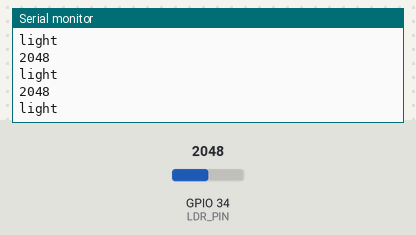
Bench run of a sketch on a simulated ESP32. Parts: the last lines printed to the serial monitor. The test bench sets the inputs (shaded band); at power-on: GPIO 34 (LDR_PIN) = 2048.

Above: at 1.2 s.
1.3 s: GPIO 34 (LDR_PIN) set to 871
At 1.56 s:
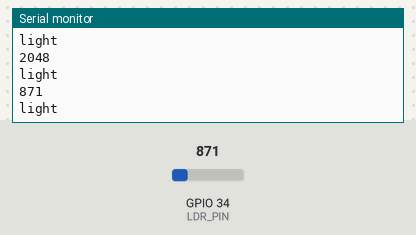
2.8 s: GPIO 34 (LDR_PIN) set to 765
At 2.96 s:
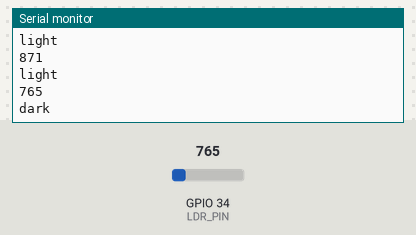
Timing chart, 0 to 5.8 s (numbered marks = the images above; inputs shaded):
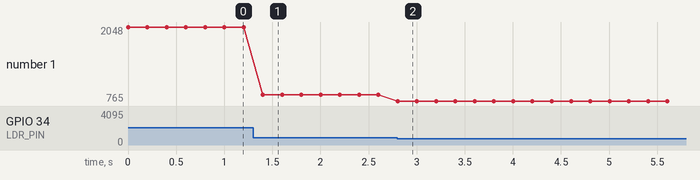

The sketch:

light_sensor.ino
```cpp
const int LDR_PIN = 34;
const int DARK_THRESHOLD = 800;
void setup() {
  Serial.begin(115200);

}

void loop() {
  int light = analogRead(LDR_PIN);
  Serial.println(light);
  if (light < DARK_THRESHOLD) {
    Serial.println("dark");
  } else {
    Serial.println("light");
  }
  delay(200);

}
```

Measured:
- the behaviour switches between 800 and 799 on GPIO 34 (LDR_PIN) (found by bisection; images 1 and 2)
- after the input at 1.3 s, the serial monitor: prints a new line after 0.10 s (image 1)
- after the input at 2.8 s, the serial monitor: prints a new line at once (image 2)
- plotted number 1: 2048 → 871 after the input at 1.3 s, 871 → 765 after the input at 2.8 s
